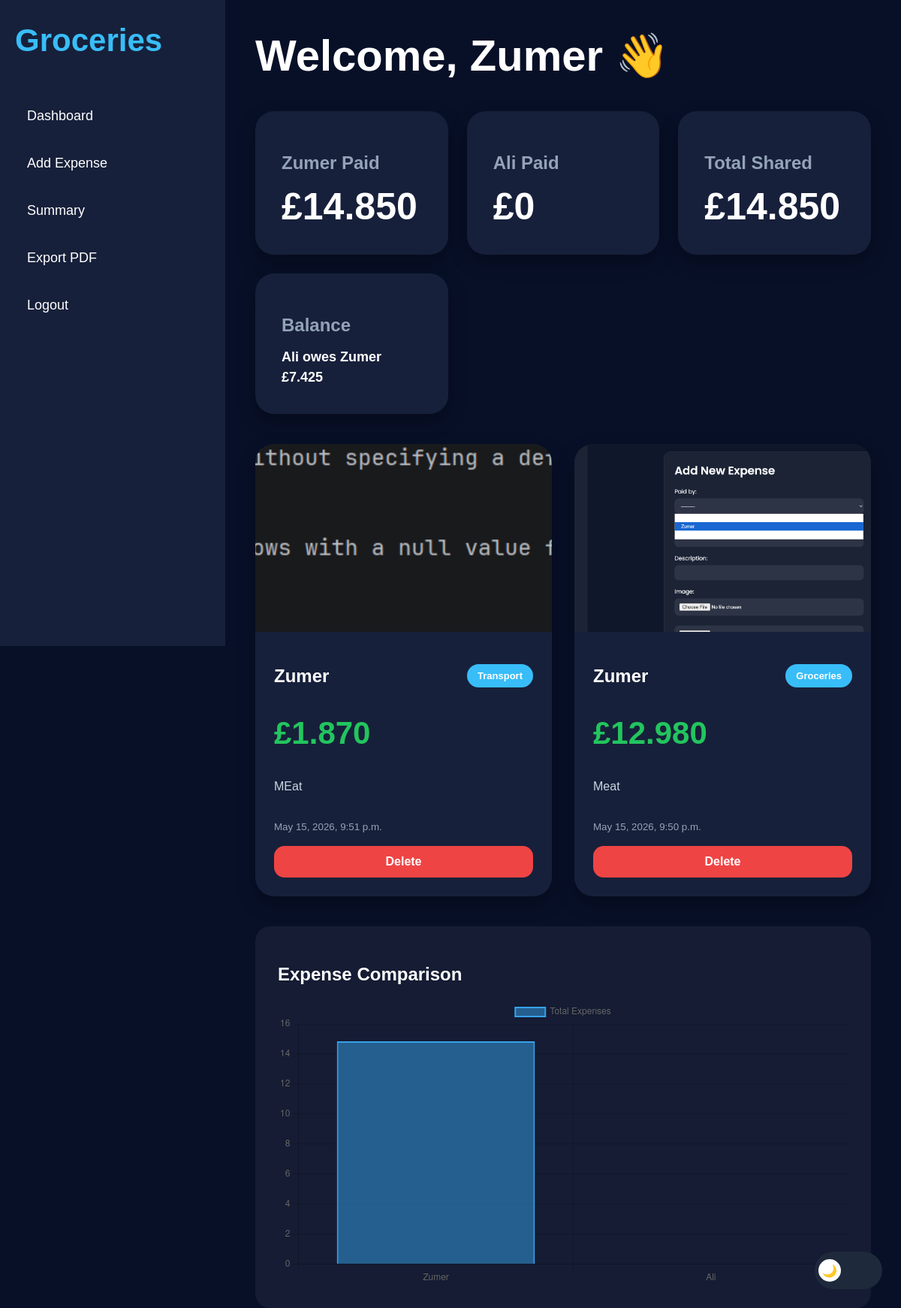
The app's page / (signed in) with its own data.
### expenses/models.py (models this page shows, shortened)
class Expense(models.Model):
    CATEGORY_CHOICES = [
        ('Groceries', 'Groceries'),
        ('Snacks', 'Snacks'),
        ('Cleaning', 'Cleaning'),
        ('Transport', 'Transport'),
    ]
    user = models.ForeignKey(
        User,
        on_delete=models.CASCADE
    )
    category = models.CharField(
        max_length=50,
        choices=CATEGORY_CHOICES,
        default='Groceries'
    )
    amount = models.DecimalField(
        max_digits=10,
        decimal_places=3
    )
    description = models.CharField(
        max_length=255
    )
    image = models.ImageField(
        upload_to='receipts/'
    )
    created_at = models.DateTimeField(
        auto_now_add=True
    )

### expenses/views.py (the view)
@login_required
def home(request):
    one_month_ago = timezone.now() - timedelta(days=30)
    expenses = Expense.objects.filter(
        created_at__gte=one_month_ago
    ).order_by('-created_at')
    zumer_total = Decimal('0')
    ali_total = Decimal('0')
    for expense in expenses:
        if expense.user.username == 'Zumer':
            zumer_total += expense.amount
        else:
            ali_total += expense.amount
    total = zumer_total + ali_total
    split_amount = total / 2 if total > 0 else 0
    zumer_balance = zumer_total - split_amount
    ali_balance = ali_total - split_amount
    context = {
        'expenses': expenses,
        'zumer_total': zumer_total,
        'ali_total': ali_total,
        'total': total,
        'split_amount': split_amount,
        'zumer_balance': zumer_balance,
        'ali_balance': ali_balance,
    }
    return render(
        request,
        'expenses/home.html',
        context
    )

### templates/expenses/home.html (shortened to what this page needs)
{% load static %}
<html lang="en">
<head>
    <link rel="stylesheet" href="{% static 'css/style.css' %}?v=10">
</head>
<body>
<div class="sidebar">
    <div class="logo">
        Groceries
    </div>
    <a href="/">
        Dashboard
    </a>
    <a href="/add/">
        Add Expense
    </a>
    <a href="/summary/">
        Summary
    </a>
    <a href="/pdf/">
        Export PDF
    </a>
    <a href="/logout/">
        Logout
    </a>
</div>
<div class="main">
    <div class="topbar">
        <h1>
            Welcome,
             {{ request.user.username }} 👋
        </h1>
        <div
            class="theme-toggle"
            onclick="toggleTheme()"
        >
            <div class="theme-toggle-circle">
                🌙
            </div>
        </div>
    </div>
    <div class="stats">
        <div class="stat-card">
            <h2>Zumer Paid</h2>
            <p>
                £{{ zumer_total }}
            </p>
        </div>
        <div class="stat-card">
            <h2>Ali Paid</h2>
            <p>
                £{{ ali_total }}
            </p>
        </div>
        <div class="stat-card">
            <h2>Total Shared</h2>
            <p>
                £{{ total }}
            </p>
        </div>
        <div class="stat-card">
            <h2>Balance</h2>
            <p style="font-size:18px; line-height:1.5;">
                {% if zumer_balance > 0 %}
                    Ali owes Zumer
                    <br>
                    £{{ zumer_balance }}
                {% elif ali_balance > 0 %}
                    Zumer owes Ali
                    <br>
                    £{{ ali_balance }}
                {% else %}
                    Everything Balanced
                {% endif %}
            </p>
        </div>
    </div>
    <div class="cards">
        {% for expense in expenses %}
        <div class="card">
            <img
                src="{{ expense.image.url }}"
                onclick="openModal('{{ expense.image.url }}')"
            >
            <div class="card-content">
                <div
                    style="
                    display:flex;
                    justify-content:space-between;
                    align-items:center;
                    gap:10px;
                    "
                >
                    <h2>
                        {{ expense.user.username }}
                    </h2>
                    <span
                        style="
                        background:#38bdf8;
                        color:white;
                        padding:8px 14px;
                        border-radius:30px;
                        font-size:13px;
                        font-weight:600;
                        "
                    >
                        {{ expense.category }}
                    </span>
                </div>
                <br>
                <div class="amount">
                    £{{ expense.amount }}
                </div>
                <br>
                <p
                    style="
                    color:#cbd5e1;
                    line-height:1.6;
                    "
                >
                    {{ expense.description }}
                </p>
                <br>
                <small
                    style="
                    color:#94a3b8;
                    "
                >
                    {{ expense.created_at }}
                </small>
                <br><br>
                <div
                    style="
                    display:flex;
                    gap:12px;
                    "
                >
                    <a
                        href="/delete/{{ expense.id }}/"
                        onclick="return confirmDelete()"
                        style="
                        flex:1;
                        text-align:center;
                        background:#ef4444;
                        color:white;
                        padding:12px;
                        border-radius:14px;
                        text-decoration:none;
                        font-weight:600;
                        transition:0.3s;
                        "
                    >
                        Delete
                    </a>
                </div>
            </div>
        </div>
        {% endfor %}
    </div>
    <div
        style="
        background:rgba(255,255,255,0.05);
        padding:30px;
        border-radius:20px;
        margin-top:40px;
        "
    >
        <h2 style="margin-bottom:20px;">
            Expense Comparison
        </h2>
        <canvas id="expenseChart"></canvas>
    </div>
</div>
<script>
const ctx = document.getElementById('expenseChart');
new Chart(ctx, {
    type: 'bar',
    data: {
        labels: ['Zumer', 'Ali'],
        datasets: [{
            label: 'Total Expenses',
            data: [
                {{ zumer_total }},
                {{ ali_total }}
            ],
            borderWidth: 2
        }]
    },
    options: {
        responsive: true,
    }
});
</script>
</body>
</html>

### static/css/style.css (style rules this page uses)
body { margin:0; font-family:Poppins,sans-serif; background:#081028; color:white; display:flex; min-height:100vh; overflow-x:hidden; }
.sidebar { width:260px; background:#17203a; padding:30px 20px; position:fixed; top:0; left:0; height:100vh; transition:0.3s; z-index:1000; }
.logo { font-size:42px; font-weight:700; color:#38bdf8; margin-bottom:50px; }
.sidebar a { display:block; color:white; text-decoration:none; padding:16px; margin-bottom:10px; border-radius:14px; transition:0.3s; font-size:18px; }
.main { flex:1; margin-left:300px; padding:40px; width:100%; }
.topbar { display:flex; justify-content:space-between; align-items:center; margin-bottom:40px; }
.topbar h1 { font-size:58px; margin:0; }
.stats { display:grid; grid-template-columns:repeat(auto-fit,minmax(250px,1fr)); gap:25px; margin-bottom:40px; }
.stat-card { background:#17203a; padding:35px; border-radius:25px; box-shadow:0 10px 25px rgba(0,0,0,0.3); }
.stat-card h2 { color:#94a3b8; margin-bottom:15px; }
.stat-card p { font-size:50px; font-weight:bold; margin:0; }
.cards { display:grid; grid-template-columns:repeat(auto-fit,minmax(320px,1fr)); gap:30px; }
.card { background:#17203a; border-radius:25px; overflow:hidden; transition:0.3s; box-shadow:0 10px 25px rgba(0,0,0,0.3); }
.card img { width:100%; height:250px; object-fit:cover; cursor:pointer; }
.card-content { padding:25px; }
.amount { font-size:42px; font-weight:bold; color:#22c55e; }
.theme-toggle { position:fixed; bottom:25px; right:25px; width:80px; height:40px; border-radius:50px; background:#1e293b; display:flex; align-items:center; padding:5px; cursor:pointer; z-index:99999; transition:0.3s; }
.theme-toggle-circle { width:30px; height:30px; border-radius:50%; background:white; display:flex; justify-content:center; align-items:center; transition:0.3s; }

### records on screen
Expense: image (picture), user.username "Zumer", category "Transport", amount "1.870", description "MEat", created_at "May 15, 2026, 9:51 p.m."
Expense: image (picture), user.username "Zumer", category "Groceries", amount "12.980", description "Meat", created_at "May 15, 2026, 9:50 p.m."

### other values on screen
{{ request.user.username }} "Zumer"
{{ zumer_total }} "14.850"
{{ ali_total }} "0"
{{ total }} "14.850"
{{ zumer_balance }} "7.425"
chart data {{ zumer_total }} 14.850
chart data {{ ali_total }} 0
